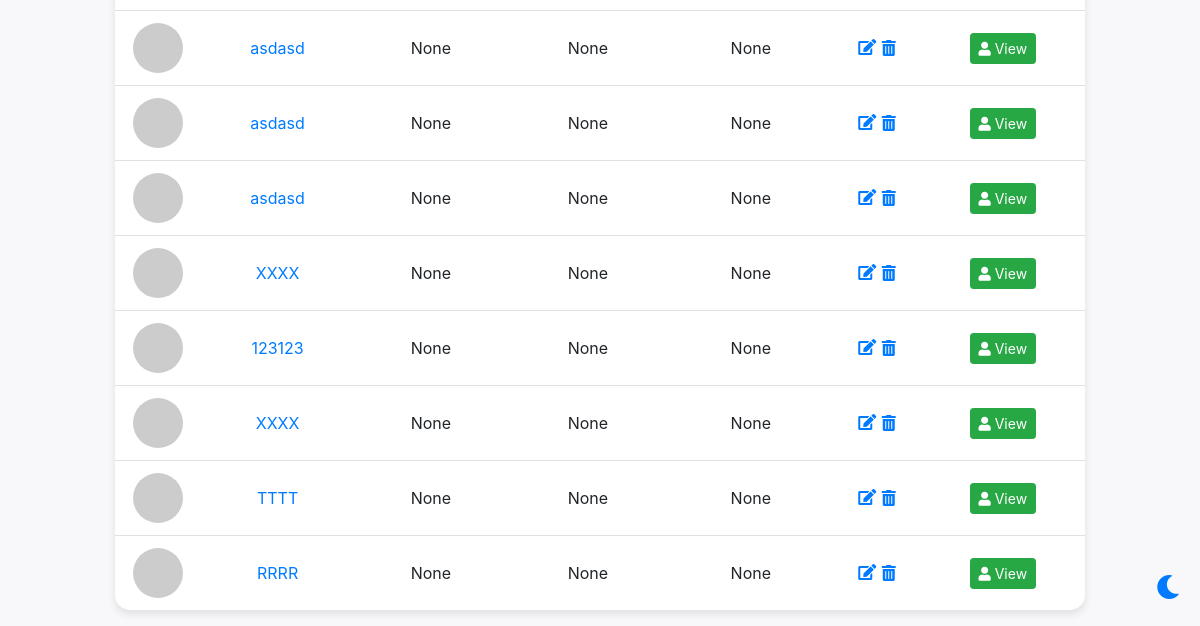
The app's page / (signed in, lower part), older data.
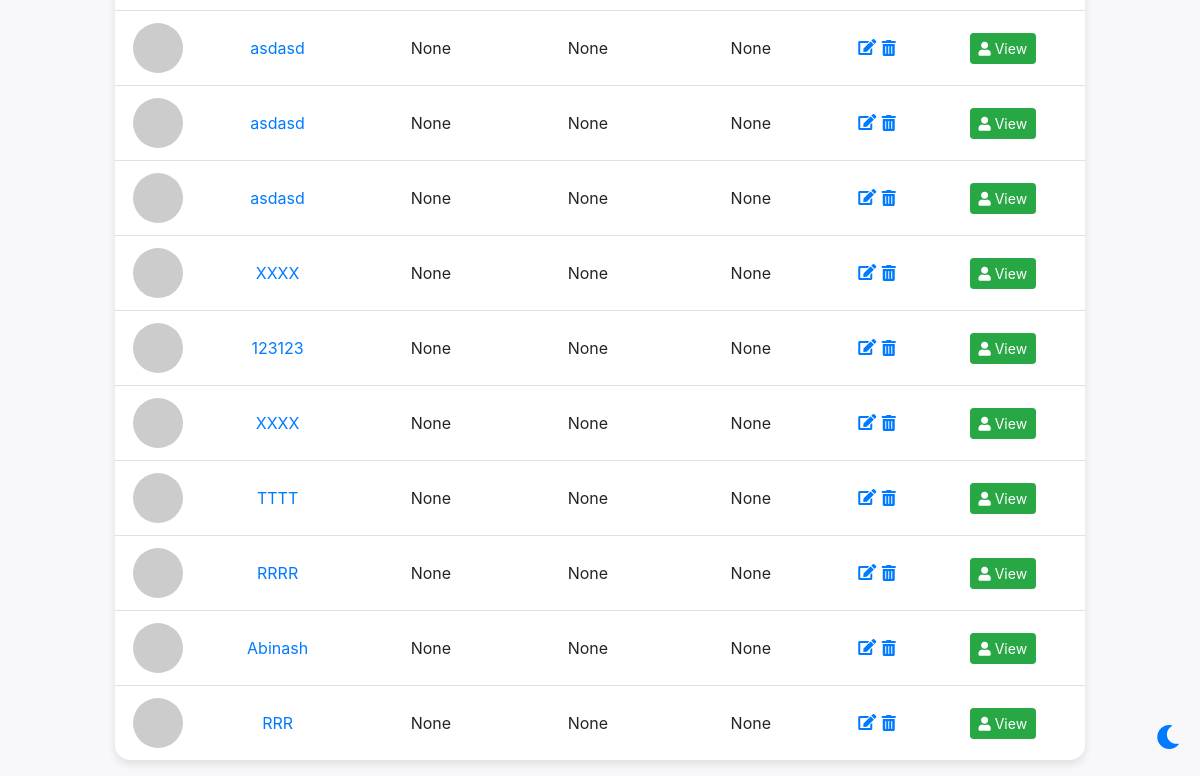
The same page, newer data.
### patient/models.py (models this page shows, shortened)
class Patient(models.Model):
	name = models.CharField(name='name', verbose_name="Name of Patient", max_length=100)
	admission_date = models.DateField(name='admission_date', verbose_name="Date of Admission", blank=True, null=True)
	release_date = models.DateField(name='release_date', verbose_name="Date of Release", blank=True, null=True)
	date_of_birth = models.DateField(name='date_of_birth', verbose_name="Date of Birth", blank=True, null=True)
	father_name = models.CharField(name='father_name', verbose_name="Name of Father", blank=True, null=True, max_length=100)
	mother_name = models.CharField(name='mother_name', verbose_name="Name of Mother", blank=True, null=True, max_length=100)
	image = models.ImageField(upload_to='patient_images/', blank=True, null=True)
	occupation = models.CharField(name='occupation', verbose_name="Occupation", blank=True, null=True, max_length=100)
	qualification = models.CharField(name='qualification', verbose_name="Qualification", blank=True, null=True, max_length=100)
	MARRIED = 'Married'
	UNMARRIED = 'Unmarried'
	MARITAL_STATUS_CHOICES = [
        (MARRIED, 'Married'),
        (UNMARRIED, 'Unmarried'),
    ]
	marital_status = models.CharField(name='marital_status', verbose_name="Marital Status", blank=True, null=True, max_length=50, choices=MARITAL_STATUS_CHOICES)
	HINDU = 'Hindu'
	MUSLIM = 'Muslim'
	CHRISTIAN = 'Christian'
	OTHER = 'Other'
	RELIGION_CHOICES = [
		(HINDU, 'Hindu'),
		(MUSLIM, 'Muslim'),
		(CHRISTIAN, 'Christian'),
		(OTHER, 'Other'),
	]
	religion = models.CharField(name='religion', verbose_name="Religion", blank=True, null=True, max_length=100, choices=RELIGION_CHOICES)
	income_pm = models.DecimalField(name='income_pm', verbose_name="Income Per Month", blank=True, null=True, max_digits=10, decimal_places=2)
	language_spoken = models.CharField(name='language_spoken', verbose_name="Language(s) Spoken", blank=True, null=True, max_length=100)
	phone_number_1 = models.IntegerField(name='phone_number_1', verbose_name="Phone Number (1)", blank=True, null=True, max_length=10)
	phone_number_2 = models.IntegerField(name='phone_number_2', verbose_name="Phone Number (2)", blank=True, null=True, max_length=10)
	whatsapp_number = models.IntegerField(name='whatsapp_number', verbose_name="Whatsapp Number", blank=True, null=True, max_length=10)
	email_id = models.EmailField(name='email_id', verbose_name="Email Address", blank=True, null=True)
	details_of_id_proof_recieved = models.TextField(name='details_of_id_proof_recieved', verbose_name="Details of ID Proof Recieved", blank=True, null=True)
	cut_mark_detail = models.CharField(name="cut_mark_detail", verbose_name="Cut Mark Details", blank=True, null=True, max_length=100)
	CONDITIONS = [
        ('substance_abuse', 'Substance Abuse'),
        ('psychological_disturbance', 'Psychological Disturbance'),
        ('vindictiveness', 'Vindictiveness'),
        ('behavioural_disfunctions', 'Behavioural Disfunction'),
        ('prediagnosed_mental_condition', 'Pre-Diagnosed Mental Health Condition'),
    ]
	substance_abuse = models.BooleanField(default=False)
	psychological_disturbance = models.BooleanField(default=False)
	vindictiveness = models.BooleanField(default=False)
	behavioural_disfunctions = models.BooleanField(default=False)
	prediagnosed_mental_condition = models.BooleanField(default=False)

### patient/views.py (the view)
# urls.py: path('', views.get_patients, name='get_patients'),
@login_required()
def get_patients(request):
    patients = Patient.objects.all()
    return render(request, 'patient_list.html', {'patients': patients})

### templates/patient_list.html (shortened to what this page needs)
<!DOCTYPE html>
<html lang="en">
<head>
    <link rel="stylesheet" href="https://stackpath.bootstrapcdn.com/bootstrap/4.5.2/css/bootstrap.min.css">
    <link rel="stylesheet" href="https://cdnjs.cloudflare.com/ajax/libs/font-awesome/5.15.4/css/all.min.css">
</head>
<body>
    <div class="toggle-button" onclick="toggleTheme()">
        <i class="fas fa-moon"></i>
    </div>
    <div class="container">
        <table class="table table-hover">
            <tbody>
                {% for patient in patients %}
                <tr>
                    <td>
                        {% if patient.image %}
                            <img src="{{ patient.image.url }}" alt="{{ patient.name }}" class="profile-pic">
                        {% else %}
                            <img src="https://via.placeholder.com/50" alt="No Image" class="profile-pic">
                        {% endif %}
                    </td>
                    <td><a href="{% url 'view_patient' patient.id %}">{{ patient.name }}</a></td>
                    <td>{{ patient.date_of_birth }}</td>
                    <td>{{ patient.father_name }}</td>
                    <td>{{ patient.mother_name }}</td>
                    <td>
                        <a href="{% url 'edit_patient' patient.id %}">
                            <i class="fas fa-edit"></i>
                        </a>
                        <form id="delete-form-{{ patient.id }}" action="{% url 'delete_patient' patient.id %}" method="post" style="display: inline;">
                            <button type="submit" onclick="confirmDelete({{ patient.id }})" class="btn btn-link p-0">
                                <i class="fas fa-trash-alt"></i>
                            </button>
                        </form>
                    </td>
                    <td>
                        <a href="{% url 'view_representative' patient.id %}" class="btn btn-success btn-sm">
                            <i class="fas fa-user"></i> View
                        </a>
                    </td>
                </tr>
                {% endfor %}
            </tbody>
        </table>
    </div>
</body>
</html>

Row changes from the older to the newer data that the page shows:
added Patient: name "Abinash", date_of_birth "None", father_name "None", mother_name "None"
added Patient: name "RRR", date_of_birth "None", father_name "None", mother_name "None"
